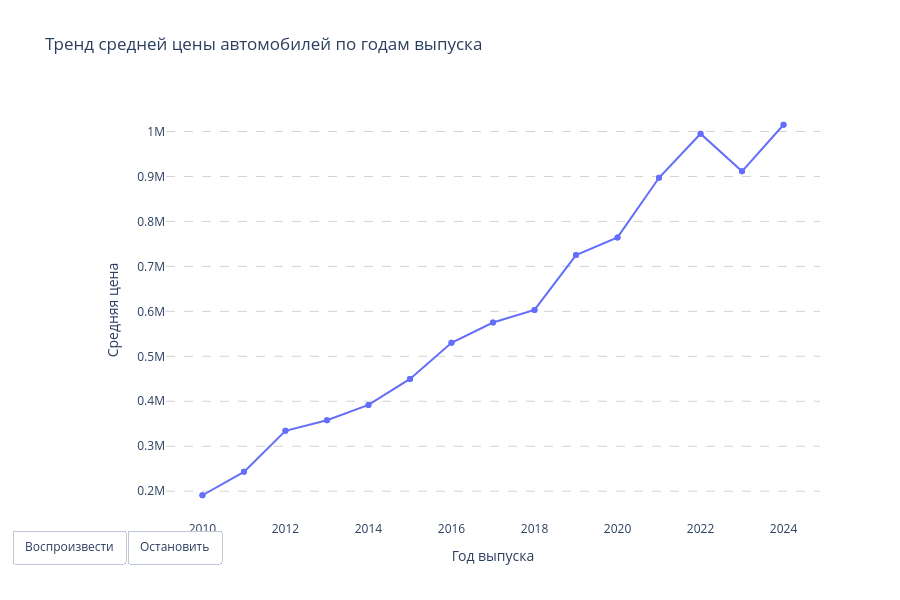

Here is the notebook cell this chart was saved with:
### Markdown cell above
### Построить интерактивный график.

### Code cell
import plotly.express as px

mean_price_by_year = df.groupby('make_year')['price'].mean().reset_index()

fig = px.line(
    mean_price_by_year,
    x='make_year',
    y='price',
    title='Тренд средней цены автомобилей по годам выпуска',
    labels={'make_year': 'Год выпуска', 'price': 'Средняя цена'},
    markers=True
).add_trace(
    px.scatter(mean_price_by_year, x='make_year', y='price').data[0]
)


fig.update_layout(
    xaxis_title='Год выпуска',
    yaxis_title='Средняя цена',
    xaxis=dict(
        showgrid=False,
        tickformat='d'  # Целые числа для лет
    ),
    yaxis=dict(
        gridcolor='lightgray',
        griddash='dash'
    ),
    plot_bgcolor='white',
    width=900,
    height=600
)


fig.update_layout(
    updatemenus=[{
        'buttons': [
            {
                'args': [None, {'frame': {'duration': 500, 'redraw': True}, 'fromcurrent': True}],
                'label': 'Воспроизвести',
                'method': 'animate'
            },
            {
                'args': [[None], {'frame': {'duration': 0, 'redraw': True}, 'mode': 'immediate', 'transition': {'duration': 0}}],
                'label': 'Остановить',
                'method': 'animate'
            }
        ],
        'direction': 'left',
        'pad': {'r': 10, 't': 10},
        'showactive': False,
        'type': 'buttons',
        'x': 0.1,
        'xanchor': 'right',
        'y': 0,
        'yanchor': 'top'
    }]
)

# добавляем кадры для анимации
frames = []
for year in mean_price_by_year['make_year'].sort_values().unique():
    frame_data = mean_price_by_year[mean_price_by_year['make_year'] <= year]
    frames.append(go.Frame(data=[
        go.Scatter(
            x=frame_data['make_year'],
            y=frame_data['price'],
            mode='lines+markers'
        )
    ]))

fig.frames = frames

fig.show()

### Figure 1 — Plotly figure (JSON) as saved in the notebook; plotly's stock layout.template omitted (floating-point values rounded to 4 significant figures)
{"data": [{"hovertemplate": "Год выпуска=%{x}<br>Средняя цена=%{y}<extra></extra>", "legendgroup": "", "line": {"color": "#636efa", "dash": "solid"}, "marker": {"symbol": "circle"}, "mode": "lines+markers", "name": "", "orientation": "v", "showlegend": false, "type": "scatter", "x": [2010.0, 2011.0, 2012.0, 2013.0, 2014.0, 2015.0, 2016.0, 2017.0, 2018.0, 2019.0, 2020.0, 2021.0, 2022.0, 2023.0, 2024.0], "xaxis": "x", "y": [191000.0, 243100.0, 334200.0, 358000.0, 391900.0, 449800.0, 530000.0, 575200.0, 603200.0, 725200.0, 764400.0, 897100.0, 995100.0, 911300.0, 1015000.0], "yaxis": "y"}, {"hovertemplate": "make_year=%{x}<br>price=%{y}<extra></extra>", "legendgroup": "", "marker": {"color": "#636efa", "symbol": "circle"}, "mode": "markers", "name": "", "orientation": "v", "showlegend": false, "type": "scatter", "x": [2010.0, 2011.0, 2012.0, 2013.0, 2014.0, 2015.0, 2016.0, 2017.0, 2018.0, 2019.0, 2020.0, 2021.0, 2022.0, 2023.0, 2024.0], "xaxis": "x", "y": [191000.0, 243100.0, 334200.0, 358000.0, 391900.0, 449800.0, 530000.0, 575200.0, 603200.0, 725200.0, 764400.0, 897100.0, 995100.0, 911300.0, 1015000.0], "yaxis": "y"}], "layout": {"height": 600, "legend": {"tracegroupgap": 0}, "plot_bgcolor": "white", "title": {"text": "Тренд средней цены автомобилей по годам выпуска"}, "updatemenus": [{"buttons": [{"args": [null, {"frame": {"duration": 500, "redraw": true}, "fromcurrent": true}], "label": "Воспроизвести", "method": "animate"}, {"args": [[null], {"frame": {"duration": 0, "redraw": true}, "mode": "immediate", "transition": {"duration": 0}}], "label": "Остановить", "method": "animate"}], "direction": "left", "pad": {"r": 10, "t": 10}, "showactive": false, "type": "buttons", "x": 0.1, "xanchor": "right", "y": 0, "yanchor": "top"}], "width": 900, "xaxis": {"anchor": "y", "domain": [0, 1], "showgrid": false, "tickformat": "d", "title": {"text": "Год выпуска"}}, "yaxis": {"anchor": "x", "domain": [0, 1], "gridcolor": "lightgray", "griddash": "dash", "title": {"text": "Средняя цена"}}}}
